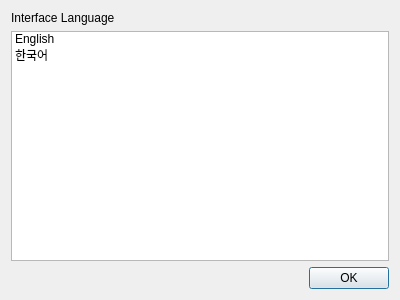
<?xml version="1.0" encoding="UTF-8"?>
<ui version="4.0">
 <class>Dialog</class>
 <widget class="QDialog" name="Dialog">
  <property name="geometry">
   <rect>
    <x>0</x>
    <y>0</y>
    <width>400</width>
    <height>300</height>
   </rect>
  </property>
  <property name="windowTitle">
   <string>Dialog</string>
  </property>
  <layout class="QVBoxLayout" name="verticalLayout">
   <item>
    <widget class="QLabel" name="labelLangauge">
     <property name="text">
      <string>Interface Language</string>
     </property>
    </widget>
   </item>
   <item>
    <widget class="QListWidget" name="listLanguage">
     <property name="editTriggers">
      <set>QAbstractItemView::EditTrigger::NoEditTriggers</set>
     </property>
     <item>
      <property name="text">
       <string notr="true">English</string>
      </property>
     </item>
     <item>
      <property name="text">
       <string notr="true">한국어</string>
      </property>
     </item>
    </widget>
   </item>
   <item>
    <widget class="QDialogButtonBox" name="buttonBox">
     <property name="orientation">
      <enum>Qt::Orientation::Horizontal</enum>
     </property>
     <property name="standardButtons">
      <set>QDialogButtonBox::StandardButton::Ok</set>
     </property>
    </widget>
   </item>
  </layout>
 </widget>
 <resources/>
 <connections>
  <connection>
   <sender>buttonBox</sender>
   <signal>accepted()</signal>
   <receiver>Dialog</receiver>
   <slot>accept()</slot>
   <hints>
    <hint type="sourcelabel">
     <x>248</x>
     <y>254</y>
    </hint>
    <hint type="destinationlabel">
     <x>157</x>
     <y>274</y>
    </hint>
   </hints>
  </connection>
  <connection>
   <sender>buttonBox</sender>
   <signal>rejected()</signal>
   <receiver>Dialog</receiver>
   <slot>reject()</slot>
   <hints>
    <hint type="sourcelabel">
     <x>316</x>
     <y>260</y>
    </hint>
    <hint type="destinationlabel">
     <x>286</x>
     <y>274</y>
    </hint>
   </hints>
  </connection>
 </connections>
</ui>
